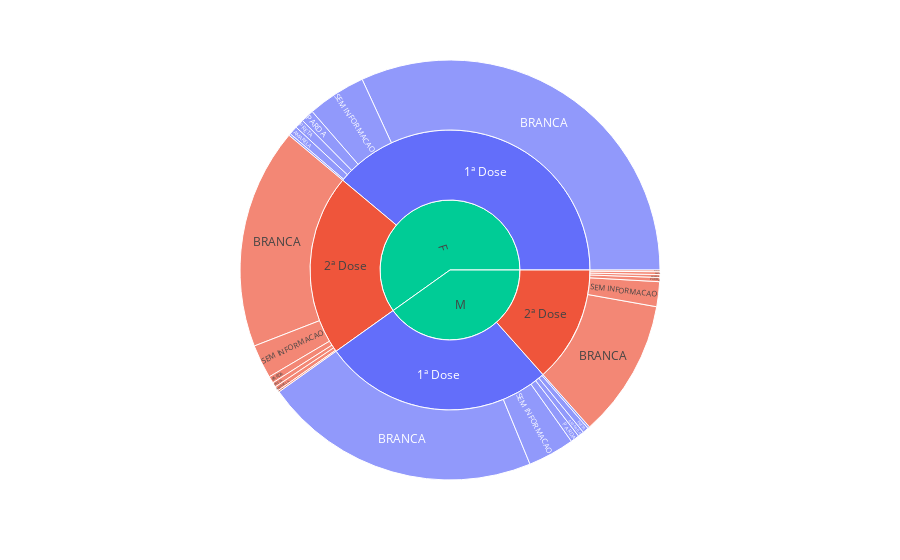

Notebook cell for this chart:
### Code cell
fig = px.sunburst(df_, path=['paciente_enumSexoBiologico','vacina_descricao_dose','paciente_racaCor_valor'], values='contagem', color='vacina_descricao_dose')
fig.show()

### Figure 1 — Plotly figure (JSON) as saved in the notebook; plotly's stock layout.template omitted (floating-point values rounded to 4 significant figures)
{"data": [{"branchvalues": "total", "customdata": [["1ª Dose"], ["2ª Dose"], ["1ª Dose"], ["1ª Dose"], ["2ª Dose"], ["2ª Dose"], ["1ª Dose"], ["2ª Dose"], ["2ª Dose"], ["1ª Dose"], ["1ª Dose"], ["2ª Dose"], ["1ª Dose"], ["2ª Dose"], ["1ª Dose"], ["2ª Dose"], ["1ª Dose"], ["1ª Dose"], ["2ª Dose"], ["1ª Dose"], ["2ª Dose"], ["1ª Dose"], ["2ª Dose"], ["2ª Dose"], ["1ª Dose"], ["1ª Dose"], ["2ª Dose"], ["2ª Dose"], ["(?)"], ["(?)"]], "domain": {"x": [0, 1], "y": [0, 1]}, "hovertemplate": "labels=%{label}<br>contagem=%{value}<br>parent=%{parent}<br>id=%{id}<br>vacina_descricao_dose=%{customdata[0]}<extra></extra>", "ids": ["F/1ª Dose/AMARELA", "F/2ª Dose/AMARELA", "F/1ª Dose/SEM INFORMACAO", "F/1ª Dose/BRANCA", "F/2ª Dose/BRANCA", "F/2ª Dose/PRETA", "F/1ª Dose/INDIGENA", "F/2ª Dose/INDIGENA", "F/2ª Dose/SEM INFORMACAO", "F/1ª Dose/PARDA", "F/1ª Dose/PRETA", "F/2ª Dose/PARDA", "M/1ª Dose/SEM INFORMACAO", "M/2ª Dose/PRETA", "M/1ª Dose/PRETA", "M/2ª Dose/INDIGENA", "M/1ª Dose/PARDA", "M/1ª Dose/INDIGENA", "M/2ª Dose/BRANCA", "M/1ª Dose/BRANCA", "M/2ª Dose/AMARELA", "M/1ª Dose/AMARELA", "M/2ª Dose/PARDA", "M/2ª Dose/SEM INFORMACAO", "F/1ª Dose", "M/1ª Dose", "F/2ª Dose", "M/2ª Dose", "F", "M"], "labels": ["AMARELA", "AMARELA", "SEM INFORMACAO", "BRANCA", "BRANCA", "PRETA", "INDIGENA", "INDIGENA", "SEM INFORMACAO", "PARDA", "PRETA", "PARDA", "SEM INFORMACAO", "PRETA", "PRETA", "INDIGENA", "PARDA", "INDIGENA", "BRANCA", "BRANCA", "AMARELA", "AMARELA", "PARDA", "SEM INFORMACAO", "1ª Dose", "1ª Dose", "2ª Dose", "2ª Dose", "F", "M"], "level": "4d8ba4", "marker": {"colors": ["#636efa", "#EF553B", "#636efa", "#636efa", "#EF553B", "#EF553B", "#636efa", "#EF553B", "#EF553B", "#636efa", "#636efa", "#EF553B", "#636efa", "#EF553B", "#636efa", "#EF553B", "#636efa", "#636efa", "#EF553B", "#636efa", "#EF553B", "#636efa", "#EF553B", "#EF553B", "#636efa", "#636efa", "#EF553B", "#EF553B", "#00cc96", "#00cc96"]}, "name": "", "parents": ["F/1ª Dose", "F/2ª Dose", "F/1ª Dose", "F/1ª Dose", "F/2ª Dose", "F/2ª Dose", "F/1ª Dose", "F/2ª Dose", "F/2ª Dose", "F/1ª Dose", "F/1ª Dose", "F/2ª Dose", "M/1ª Dose", "M/2ª Dose", "M/1ª Dose", "M/2ª Dose", "M/1ª Dose", "M/1ª Dose", "M/2ª Dose", "M/1ª Dose", "M/2ª Dose", "M/1ª Dose", "M/2ª Dose", "M/2ª Dose", "F", "M", "F", "M", "", ""], "type": "sunburst", "values": [10012, 5245, 68427, 482333, 256999, 5473, 2319, 1963, 39342, 15197, 10583, 8013, 54380, 3263, 6980, 2007, 10143, 2380, 160852, 323219, 3325, 7026, 4835, 28982, 588871, 404128, 317035, 203264, 905906, 607392]}], "layout": {"autosize": true, "legend": {"tracegroupgap": 0}, "margin": {"t": 60}}}
